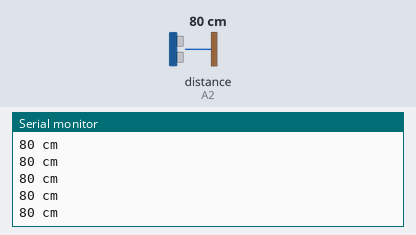
Bench run of a sketch on a simulated Arduino Uno, built with avr-gcc and run on an emulated ATmega328P. On the bench: the last lines printed to the serial monitor. Wiring (inferred from the names in the program): ultrasonic range finder: trigger A3; echo A2. The test bench sets the inputs (shaded band); at power-on: distance to the obstacle (sensor on A2) 80 cm. The echo pulse lasts 58.3 µs per cm.

Above: at 1.2 s.
1.3 s: distance to the obstacle (sensor on A2) set to 2 cm
At 2.4 s:
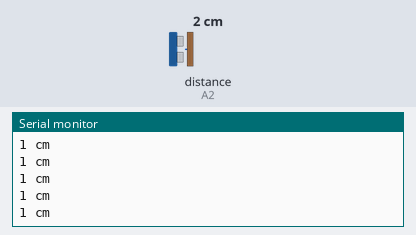
2.8 s: distance to the obstacle (sensor on A2) set to 18 cm
At 3.6 s:
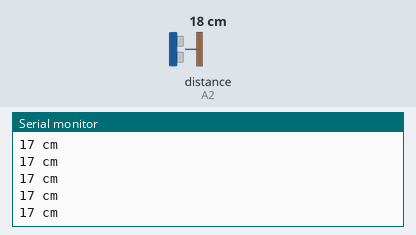
5.8 s: distance to the obstacle (sensor on A2) set to 4 cm
At 6.4 s:
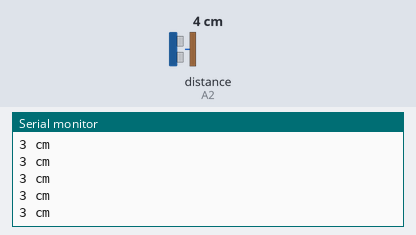
Timing chart, 0 to 8.8 s (numbered marks = the images above; inputs shaded):
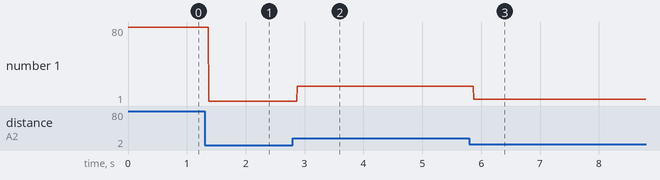

Measured:
- after the input at 1.3 s, the serial monitor: prints a new line after 0.07 s (image 1)
- after the input at 2.8 s, the serial monitor: prints a new line after 0.07 s (image 2)
- after the input at 5.8 s, the serial monitor: prints a new line after 0.07 s (image 3)
- plotted number 1: 80 → 1 after the input at 1.3 s, 1 → 17 after the input at 2.8 s, 17 → 3 after the input at 5.8 s

The sketch:

latihanSensorUltrasonik2.ino
```cpp
const int trigPin = A3;
const int echoPin = A2;

void setup() {
  Serial.begin(9600);
}

long duration, cm;

void loop()
{
  pinMode(trigPin, OUTPUT);
  digitalWrite(trigPin, LOW);
  delayMicroseconds(2);
  digitalWrite(trigPin, HIGH);
  delayMicroseconds(10);
  digitalWrite(trigPin, LOW);

  pinMode(echoPin, INPUT);
  duration = pulseIn(echoPin, HIGH);
  cm = microsecondsKeCenti(duration);
  Serial.print(cm);
  Serial.print(" cm");
  Serial.println();
}
long microsecondsKeCenti(long microseconds)
{
  return microseconds / 29 / 2;
}
```
